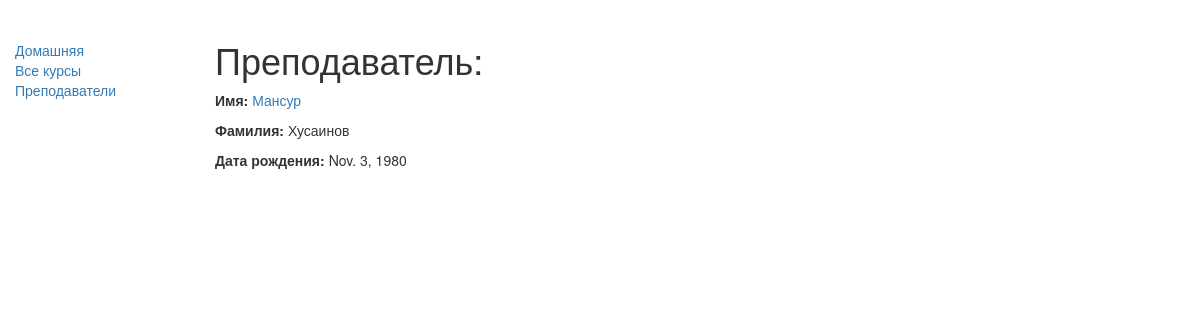
Screenshot of /firstapp/teacher/1 with the database file from the repository.
### firstapp/models.py (models this page shows, shortened)
class teacher(models.Model):
    first_name = models.CharField(max_length=100)
    last_name = models.CharField(max_length=100)
    date_of_birth = models.DateField(null=True, blank=True)

### firstapp/views.py (the view)
# urls.py: url(r'teacher/(?P<pk>\d+)$', views.teacherDetailView.as_view(), name='Данные о преподавателе')
class teacherDetailView(generic.DetailView):
    model = teacher

### firstapp/templates/firstapp/teacher_detail.html (shortened to what this page needs)
﻿{% extends "base_generic.html" %}
{% block content %}
<h1>Преподаватель: {{ teacher.title }}</h1>
<p><strong>Имя:</strong> <a href="">{{ teacher.last_name }}</a></p>
<p><strong>Фамилия:</strong> {{ teacher.first_name }}</p>
<p><strong>Дата рождения:</strong> {{ teacher.date_of_birth }}</p>
{% endblock %}

### rows the page displays
teacher: last_name "Мансур", first_name "Хусаинов", date_of_birth "Nov. 3, 1980"
